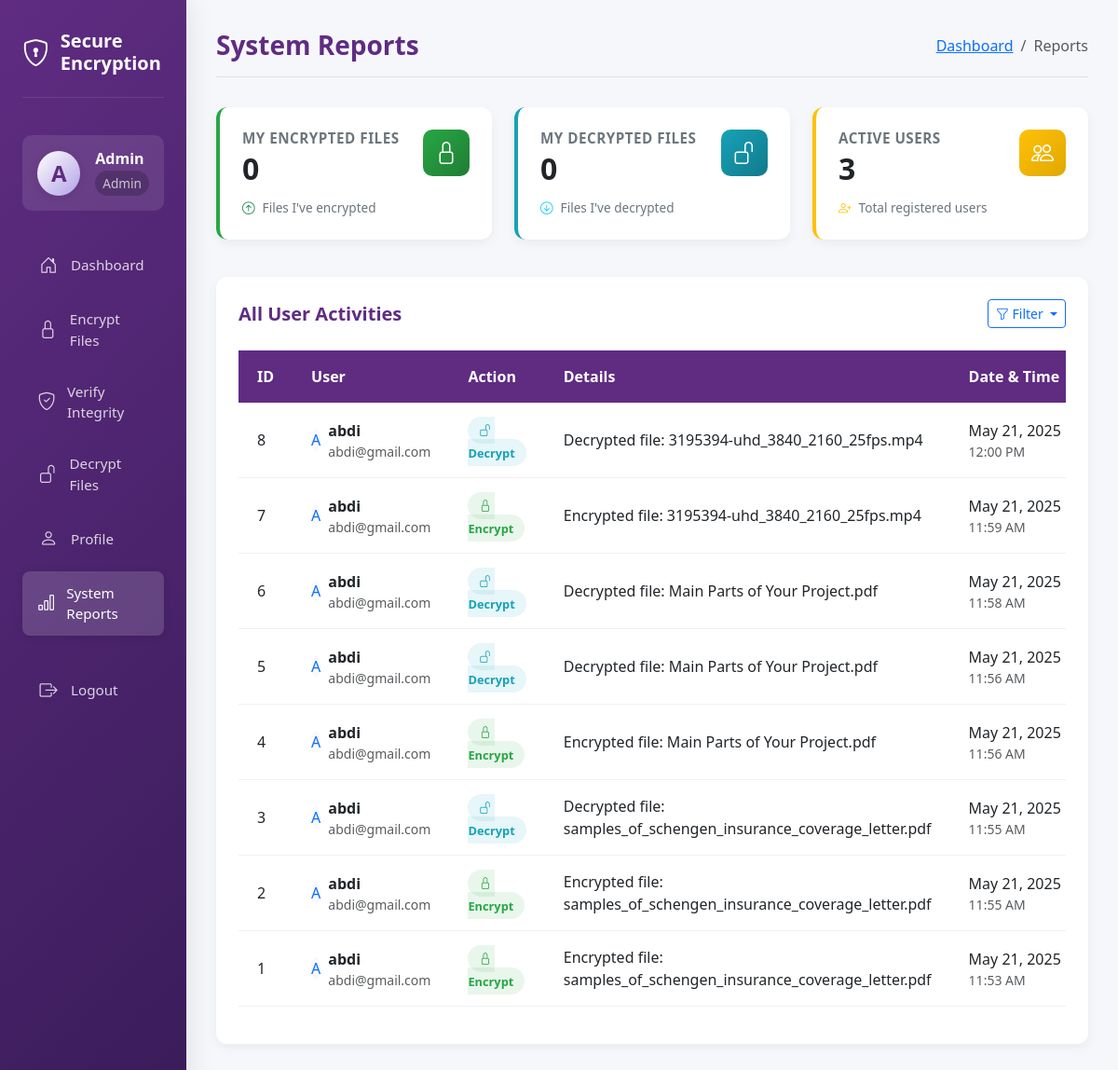
The app's page /report.php (signed in), older data.
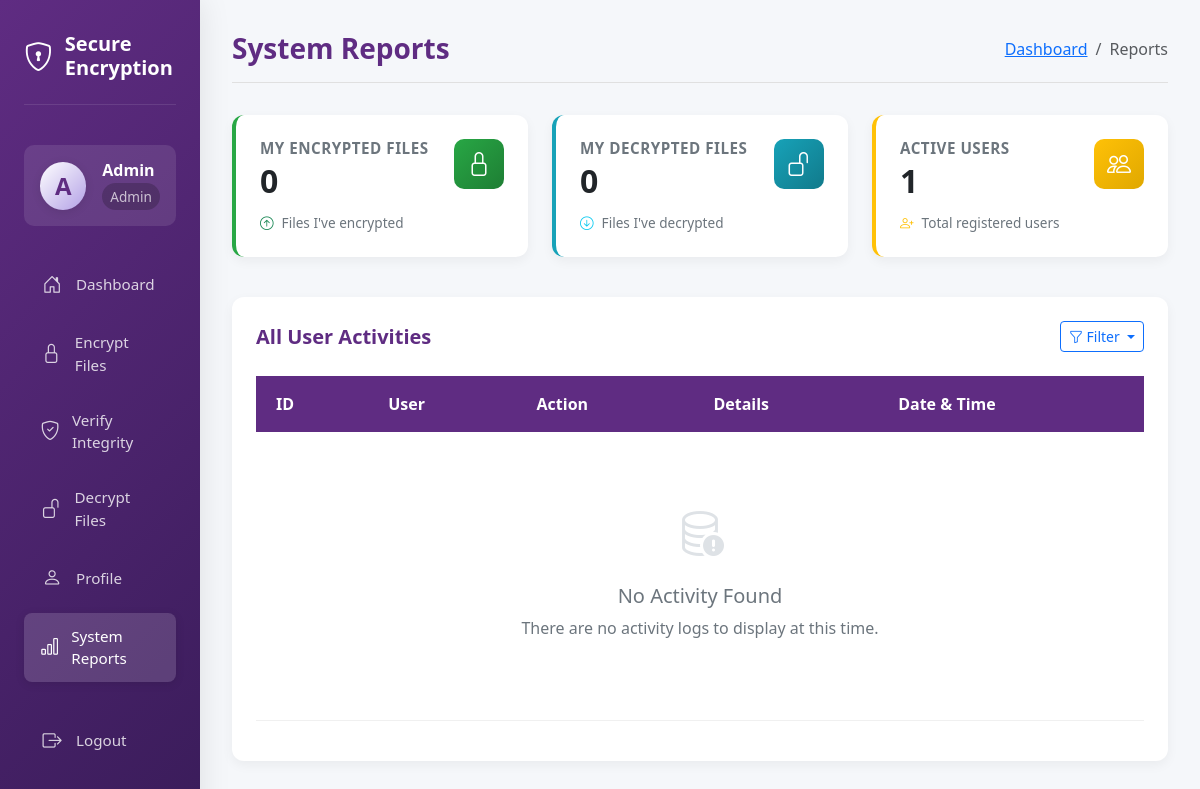
The same page, newer data.
### tables this page shows
CREATE TABLE IF NOT EXISTS report (
    id INT AUTO_INCREMENT PRIMARY KEY,
    user_id INT NOT NULL,
    action ENUM('encrypt', 'decrypt', 'login', 'signup', 'password_change') NOT NULL,
    details TEXT DEFAULT NULL,
    created_at TIMESTAMP DEFAULT CURRENT_TIMESTAMP,
    INDEX idx_report_user (user_id),
    INDEX idx_report_action (action),
    INDEX idx_report_created (created_at),
    FOREIGN KEY (user_id) REFERENCES users(id) ON DELETE CASCADE
);

CREATE TABLE IF NOT EXISTS users (
    id INT AUTO_INCREMENT PRIMARY KEY,
    username VARCHAR(50) NOT NULL UNIQUE,
    email VARCHAR(100) NOT NULL UNIQUE,
    password_hash VARCHAR(255) NOT NULL,
    role ENUM('user', 'admin') DEFAULT 'user',
    is_active BOOLEAN DEFAULT TRUE,
    metamask_address VARCHAR(42),
    created_at TIMESTAMP DEFAULT CURRENT_TIMESTAMP,
    INDEX idx_user_email (email),
    INDEX idx_user_metamask (metamask_address)
);

### report.php (the view, shortened to what this page needs)
<?php
    $email    = $_SESSION['email'];
    $username = ucfirst(strtolower(explode('@', $email)[0]));
    $role   = $_SESSION['role'] ?? 'User';
    $avatar = strtoupper($email[0]);
    $conn          = new mysqli('localhost', 'root', '', 'image_encryption');
    $rows          = [];
    $total_encrypt = 0;
    $total_decrypt = 0;
    $total_users   = 0;
    if (! $conn->connect_error) {
        $user_id = $_SESSION['user_id'] ?? 0;
        $res = $conn->prepare("SELECT COUNT(*) AS c FROM report WHERE action='encrypt' AND user_id=?");
        $res->bind_param("i", $user_id);
        $res->execute();
        $result = $res->get_result();
        if ($row = $result->fetch_assoc()) {
            $total_encrypt = $row['c'];
        }
        $res = $conn->prepare("SELECT COUNT(*) AS c FROM report WHERE action='decrypt' AND user_id=?");
        $res->bind_param("i", $user_id);
        $res->execute();
        $result = $res->get_result();
        if ($row = $result->fetch_assoc()) {
            $total_decrypt = $row['c'];
        }
        if (strtolower($role) === 'admin') {
            $res = $conn->query("SELECT COUNT(*) AS c FROM users");
            if ($res && $row = $res->fetch_assoc()) {
                $total_users = $row['c'];
            }
        }
        if (strtolower($role) === 'admin') {
            $sql = "SELECT r.id, u.email, r.action, r.details, r.created_at
                    FROM report r JOIN users u ON r.user_id = u.id
                    ORDER BY r.created_at DESC";
        } else {
            $sql = "SELECT r.id, u.email, r.action, r.details, r.created_at
                    FROM report r JOIN users u ON r.user_id = u.id
                    WHERE r.user_id = $user_id
                    ORDER BY r.created_at DESC";
        }
        $result = $conn->query($sql);
        if ($result) {
            while ($row = $result->fetch_assoc()) {
                $rows[] = $row;
            }
        }
    }
?>
<!DOCTYPE html>
<html lang="en">
<head>
    <link href="https://cdn.jsdelivr.net/npm/bootstrap@5.3.0/dist/css/bootstrap.min.css" rel="stylesheet">
    <link href="https://cdn.jsdelivr.net/npm/bootstrap-icons@1.10.5/font/bootstrap-icons.css" rel="stylesheet">
    <link rel="stylesheet" href="https://cdn.datatables.net/1.13.6/css/dataTables.bootstrap5.min.css">
</head>
<body>
    <div class="container-fluid">
        <div class="row">
           <nav class="col-lg-3 col-xl-2 sidebar">
    <div class="sidebar-brand">
        <i class="bi bi-shield-lock sidebar-brand-icon"></i>
        <h1 class="sidebar-brand-title">Secure Encryption</h1>
    </div>
    <div class="sidebar-user">
        <div class="sidebar-avatar"><?php echo htmlspecialchars($avatar); ?></div>
        <div class="sidebar-user-info">
            <span class="sidebar-user-name"><?php echo htmlspecialchars($username); ?></span>
            <span class="sidebar-user-role"><?php echo htmlspecialchars(ucfirst($role)); ?></span>
        </div>
    </div>
    <ul class="nav flex-column">
        <li class="nav-item">
            <a href="dashboard.php" class="nav-link"><i class="bi bi-house-door"></i> Dashboard</a>
        </li>
        <li class="nav-item">
            <a href="encrypt.php" class="nav-link"><i class="bi bi-lock"></i> Encrypt Files</a>
        </li>
        <li class="nav-item">
            <a href="verify.php" class="nav-link"><i class="bi bi-shield-check"></i> Verify Integrity</a>
        </li>
        <li class="nav-item">
            <a href="decrypt.php" class="nav-link"><i class="bi bi-unlock"></i> Decrypt Files</a>
        </li>
        <li class="nav-item">
            <a href="profile.php" class="nav-link"><i class="bi bi-person"></i> Profile</a>
        </li>
        <?php if (strtolower($role) === 'admin'): ?>
            <li class="nav-item">
                <a href="report.php" class="nav-link active"><i class="bi bi-bar-chart"></i> System Reports</a>
            </li>
        <?php endif; ?>
        <li class="nav-item mt-4">
            <a href="logout.php" class="nav-link"><i class="bi bi-box-arrow-right"></i> Logout</a>
        </li>
    </ul>
</nav>
            <main class="col-lg-9 col-xl-10 main-content">
                <div class="page-header">
                    <h1 class="page-title">
                        <?php echo strtolower($role) === 'admin' ? 'System Reports' : 'My Activity'; ?>
                    </h1>
                    <nav aria-label="breadcrumb">
                        <ol class="breadcrumb">
                            <li class="breadcrumb-item"><a href="dashboard.php">Dashboard</a></li>
                            <li class="breadcrumb-item active" aria-current="page">
                                <?php echo strtolower($role) === 'admin' ? 'Reports' : 'My Activity'; ?>
                            </li>
                        </ol>
                    </nav>
                </div>
                <div class="summary-cards">
                    <div class="summary-card encrypt">
                        <div class="summary-card-header">
                            <div>
                                <h3 class="summary-card-title">My Encrypted Files</h3>
                                <p class="summary-card-value"><?php echo number_format($total_encrypt); ?></p>
                            </div>
                            <div class="summary-card-icon">
                                <i class="bi bi-lock"></i>
                            </div>
                        </div>
                        <div class="summary-card-footer">
                            <i class="bi bi-arrow-up-circle text-success"></i>
                            <span>Files I've encrypted</span>
                        </div>
                    </div>
                    <div class="summary-card decrypt">
                        <div class="summary-card-header">
                            <div>
                                <h3 class="summary-card-title">My Decrypted Files</h3>
                                <p class="summary-card-value"><?php echo number_format($total_decrypt); ?></p>
                            </div>
                            <div class="summary-card-icon">
                                <i class="bi bi-unlock"></i>
                            </div>
                        </div>
                        <div class="summary-card-footer">
                            <i class="bi bi-arrow-down-circle text-info"></i>
                            <span>Files I've decrypted</span>
                        </div>
                    </div>
                    <?php if (strtolower($role) === 'admin'): ?>
                    <div class="summary-card users">
                        <div class="summary-card-header">
                            <div>
                                <h3 class="summary-card-title">Active Users</h3>
                                <p class="summary-card-value"><?php echo number_format($total_users); ?></p>
                            </div>
                            <div class="summary-card-icon">
                                <i class="bi bi-people"></i>
                            </div>
                        </div>
                        <div class="summary-card-footer">
                            <i class="bi bi-person-plus text-warning"></i>
                            <span>Total registered users</span>
                        </div>
                    </div>
                    <?php endif; ?>
                </div>
                <div class="data-table-container">
                    <div class="data-table-header">
                          <h2 class="data-table-title">
                            <?php echo strtolower($role) === 'admin' ? 'All User Activities' : 'My Activities'; ?>
                        </h2>
                        <?php if (strtolower($role) === 'admin'): ?>
                        <div class="dropdown">
                            <button class="btn btn-sm btn-outline-primary dropdown-toggle" type="button" id="filterDropdown" data-bs-toggle="dropdown" aria-expanded="false">
                                <i class="bi bi-funnel"></i> Filter
                            </button>
                        </div>
                          <?php endif; ?>
                    </div>
                    <div class="table-responsive">
                        <table class="table table-hover" id="activityTable">
                            <thead>
                                <tr>
                            <th>ID</th>
                                                                <?php if (strtolower($role) === 'admin'): ?>
                                                                <th>User</th>
                                                                <?php endif; ?>
                                                                <th>Action</th>
                                                                <th>Details</th>
                                                                <th>Date & Time</th>
                                                            </tr>
                                                        </thead>
                                                        <tbody>
                                <?php if (empty($rows)): ?>
                                    <tr>
                                        <td colspan="<?php echo strtolower($role) === 'admin' ? '5' : '4'; ?>">
                                            <div class="empty-state">
                                                <div class="empty-state-icon">
                                                    <i class="bi bi-database-exclamation"></i>
                                                </div>
                                                <h3 class="empty-state-title">No Activity Found</h3>
                                                <p>There are no activity logs to display at this time.</p>
                                            </div>
                                        </td>
                                    </tr>
                                <?php else:foreach ($rows as $row): ?>
		                                    <tr>
		                                        <td><?php echo htmlspecialchars($row['id']); ?></td>
	                                            <?php if (strtolower($role) === 'admin'): ?>
		                                        <td>
		                                            <div class="d-flex align-items-center">
		                                                <div class="avatar-sm me-2">
		                                                    <div class="avatar-title bg-light rounded-circle text-primary">
		                                                        <?php echo strtoupper(substr($row['email'], 0, 1)); ?>
		                                                    </div>
		                                                </div>
		                                                <div>
		                                                    <div class="fw-semibold"><?php echo htmlspecialchars(explode('@', $row['email'])[0]); ?></div>
		                                                    <div class="text-muted small"><?php echo htmlspecialchars($row['email']); ?></div>
		                                                </div>
		                                            </div>
		                                        </td>
	                                            <?php endif; ?>
	                                        <td>
	                                            <span class="<?php echo $row['action'] === 'encrypt' ? 'badge-encrypt' : 'badge-decrypt'; ?>">
	                                                <i class="bi	                                                            	                                                             <?php echo $row['action'] === 'encrypt' ? 'bi-lock' : 'bi-unlock'; ?> me-1"></i>
	                                                <?php echo htmlspecialchars(ucfirst($row['action'])); ?>
	                                            </span>
	                                        </td>
	                                        <td><?php echo htmlspecialchars($row['details']); ?></td>
	                                        <td>
	                                            <div class="text-nowrap">
	                                                <?php
                                                        $date = new DateTime($row['created_at']);
                                                        echo $date->format('M j, Y');
                                                    ?>
	                                                <div class="text-muted small">
	                                                    <?php echo $date->format('h:i A'); ?>
	                                                </div>
	                                            </div>
	                                        </td>
	                                    </tr>
	                                <?php endforeach;endif; ?>
                            </tbody>
                        </table>
                    </div>
                </div>
            </main>
        </div>
    </div>
</body>
</html>

Row changes from the older to the newer data that the page shows:
removed report: id "8", user.email "A", user.email "abdi", user.email "abdi@gmail.com", action "Decrypt", details "Decrypted file: 3195394-uhd_3840_2160_25fps.mp4", created_at "May 21, 2025", created_at "12:00 PM"
removed report: id "7", user.email "A", user.email "abdi", user.email "abdi@gmail.com", action "Encrypt", details "Encrypted file: 3195394-uhd_3840_2160_25fps.mp4", created_at "May 21, 2025", created_at "11:59 AM"
removed report: id "6", user.email "A", user.email "abdi", user.email "abdi@gmail.com", action "Decrypt", details "Decrypted file: Main Parts of Your Project.pdf", created_at "May 21, 2025", created_at "11:58 AM"
removed report: id "5", user.email "A", user.email "abdi", user.email "abdi@gmail.com", action "Decrypt", details "Decrypted file: Main Parts of Your Project.pdf", created_at "May 21, 2025", created_at "11:56 AM"
removed report: id "4", user.email "A", user.email "abdi", user.email "abdi@gmail.com", action "Encrypt", details "Encrypted file: Main Parts of Your Project.pdf", created_at "May 21, 2025", created_at "11:56 AM"
removed report: id "3", user.email "A", user.email "abdi", user.email "abdi@gmail.com", action "Decrypt", details "Decrypted file: samples_of_schengen_insurance_coverage_letter.pdf", created_at "May 21, 2025", created_at "11:55 AM"
removed report: id "2", user.email "A", user.email "abdi", user.email "abdi@gmail.com", action "Encrypt", details "Encrypted file: samples_of_schengen_insurance_coverage_letter.pdf", created_at "May 21, 2025", created_at "11:55 AM"
removed report: id "1", user.email "A", user.email "abdi", user.email "abdi@gmail.com", action "Encrypt", details "Encrypted file: samples_of_schengen_insurance_coverage_letter.pdf", created_at "May 21, 2025", created_at "11:53 AM"
Text that changed along with them:
$total_users: "3" → "1"
text now shown: "No Activity Found There are no activity logs to display at this time."
